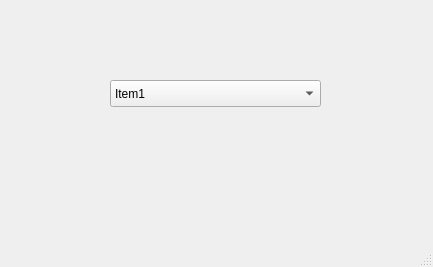
<?xml version="1.0" encoding="UTF-8"?>
<ui version="4.0">
 <class>MainWindow</class>
 <widget class="QMainWindow" name="MainWindow">
  <property name="geometry">
   <rect>
    <x>0</x>
    <y>0</y>
    <width>433</width>
    <height>267</height>
   </rect>
  </property>
  <property name="windowTitle">
   <string>MainWindow</string>
  </property>
  <widget class="QWidget" name="centralwidget">
   <widget class="QComboBox" name="comboBox">
    <property name="geometry">
     <rect>
      <x>110</x>
      <y>80</y>
      <width>211</width>
      <height>27</height>
     </rect>
    </property>
    <item>
     <property name="text">
      <string>Item1</string>
     </property>
    </item>
    <item>
     <property name="text">
      <string>Item2</string>
     </property>
    </item>
   </widget>
  </widget>
  <widget class="QMenuBar" name="menubar">
   <property name="geometry">
    <rect>
     <x>0</x>
     <y>0</y>
     <width>433</width>
     <height>23</height>
    </rect>
   </property>
  </widget>
  <widget class="QStatusBar" name="statusbar"/>
 </widget>
 <resources/>
 <connections/>
</ui>
